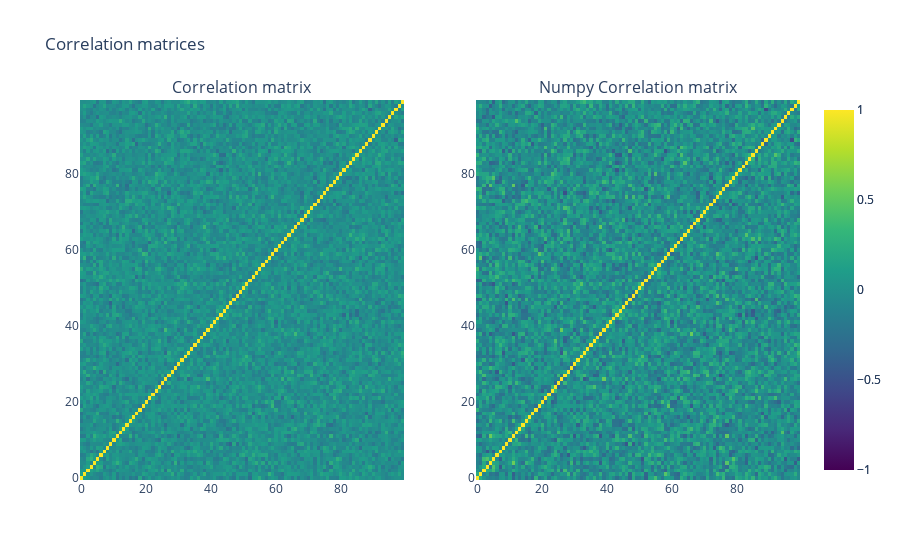

Notebook code cell kept with this figure:
### Markdown cell above
# Exercise 7-2. 
> NumPy has a function np.corrcoef() that returns a correlation matrix, given an input data matrix. Use this function to reproduce the correlation matrix you created in the previous exercise. Show both matrices, and their difference, in a figure like Figure 7-7 to confirm that they are the same.

### Code cell
np_corr = np.corrcoef(cov)

fig = make_subplots(rows=1, cols=2, subplot_titles=['Correlation matrix', 'Numpy Correlation matrix'])
fig.add_trace(go.Heatmap(z=corr, colorscale='Viridis', zmin=-1, zmax=1), row=1, col=1)
fig.add_trace(go.Heatmap(z=np_corr, colorscale='Viridis', zmin=-1, zmax=1), row=1, col=2)
fig.update_layout(title_text='Correlation matrices')
fig.show()

### Figure 1 — Plotly figure (JSON) as saved in the notebook; plotly's stock layout.template omitted (floating-point values rounded to 4 significant figures; data arrays with more than 128 entries replaced by an {"elided": "..."} marker saying what was removed)
{"data": [{"colorscale": [[0, "#440154"], [0.1111, "#482878"], [0.2222, "#3e4989"], [0.3333, "#31688e"], [0.4444, "#26828e"], [0.5556, "#1f9e89"], [0.6667, "#35b779"], [0.7778, "#6ece58"], [0.8889, "#b5de2b"], [1, "#fde725"]], "type": "heatmap", "xaxis": "x", "yaxis": "y", "z": {"elided": "100x100 float values"}, "zmax": 1, "zmin": -1}, {"colorscale": [[0, "#440154"], [0.1111, "#482878"], [0.2222, "#3e4989"], [0.3333, "#31688e"], [0.4444, "#26828e"], [0.5556, "#1f9e89"], [0.6667, "#35b779"], [0.7778, "#6ece58"], [0.8889, "#b5de2b"], [1, "#fde725"]], "type": "heatmap", "xaxis": "x2", "yaxis": "y2", "z": {"elided": "100x100 float values"}, "zmax": 1, "zmin": -1}], "layout": {"annotations": [{"font": {"size": 16}, "showarrow": false, "text": "Correlation matrix", "x": 0.225, "xanchor": "center", "xref": "paper", "y": 1, "yanchor": "bottom", "yref": "paper"}, {"font": {"size": 16}, "showarrow": false, "text": "Numpy Correlation matrix", "x": 0.775, "xanchor": "center", "xref": "paper", "y": 1, "yanchor": "bottom", "yref": "paper"}], "title": {"text": "Correlation matrices"}, "xaxis": {"anchor": "y", "domain": [0, 0.45]}, "xaxis2": {"anchor": "y2", "domain": [0.55, 1]}, "yaxis": {"anchor": "x", "domain": [0, 1]}, "yaxis2": {"anchor": "x2", "domain": [0, 1]}}}
